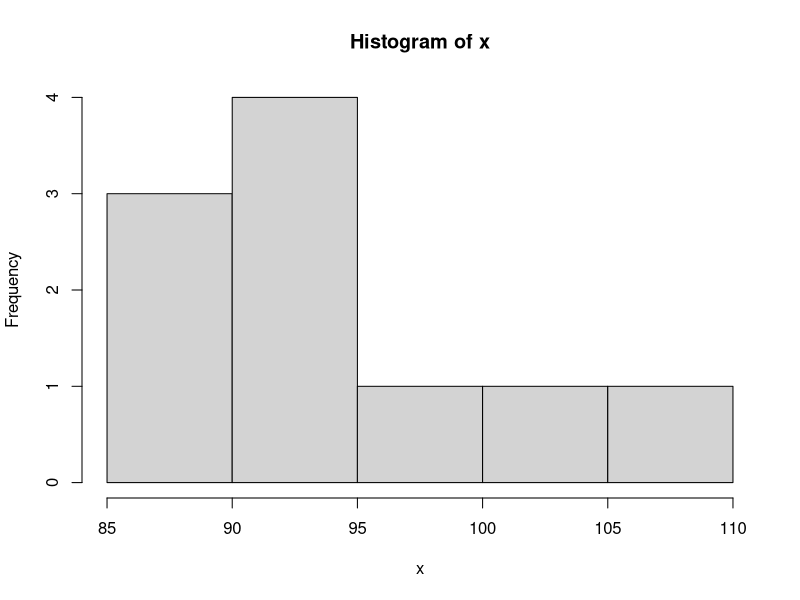
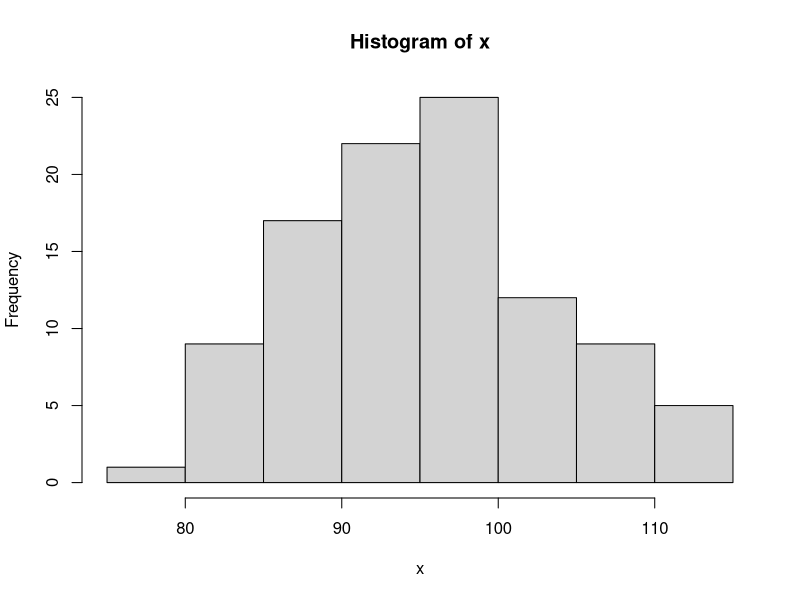
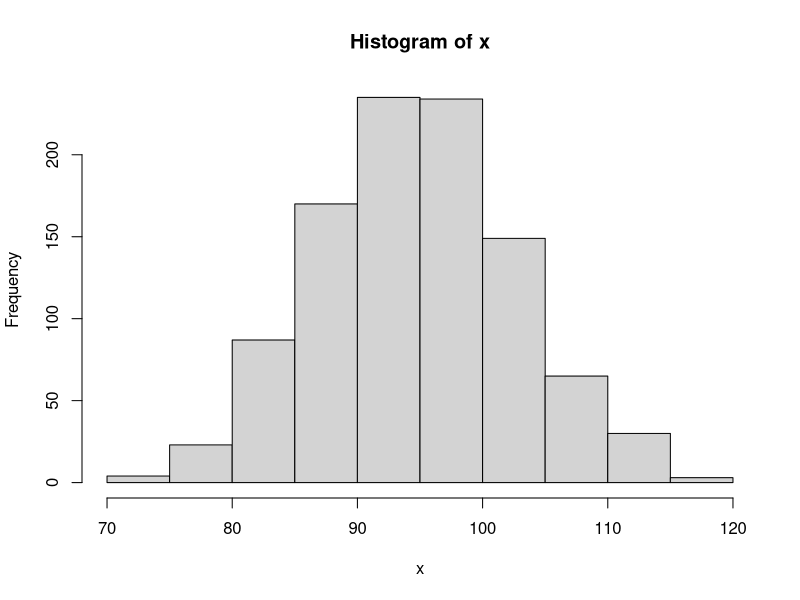
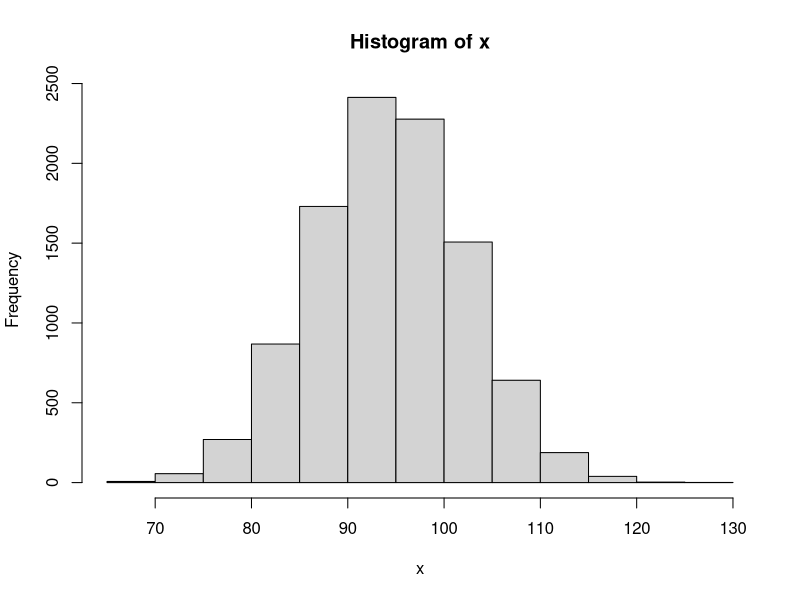

R code for these plots, in order:
#10 samples:
set.seed(49)
data <- rnorm(80,100,50)
n<-10
x <- rep(0,n)
for(i in 1:n)
{y<-sample(data,50,replace = TRUE)
x[i]<-mean(y)}
hist(x)

#100 samples:
set.seed(49)
data <- rnorm(80,100,50)
n<-100
x <- rep(0,n)
for(i in 1:n)
{y<-sample(data,50,replace = TRUE)
x[i]<-mean(y)}
hist(x)

#1000 samples:
set.seed(49)
data <- rnorm(80,100,50)
n<-1000
x <- rep(0,n)
for(i in 1:n)
{y<-sample(data,50,replace = TRUE)
x[i]<-mean(y)}
hist(x)

#10000 samples:
set.seed(49)
data <- rnorm(80,100,50)
n<-10000
x <- rep(0,n)
for(i in 1:n)
{y<-sample(data,50,replace = TRUE)
x[i]<-mean(y)}
hist(x)
